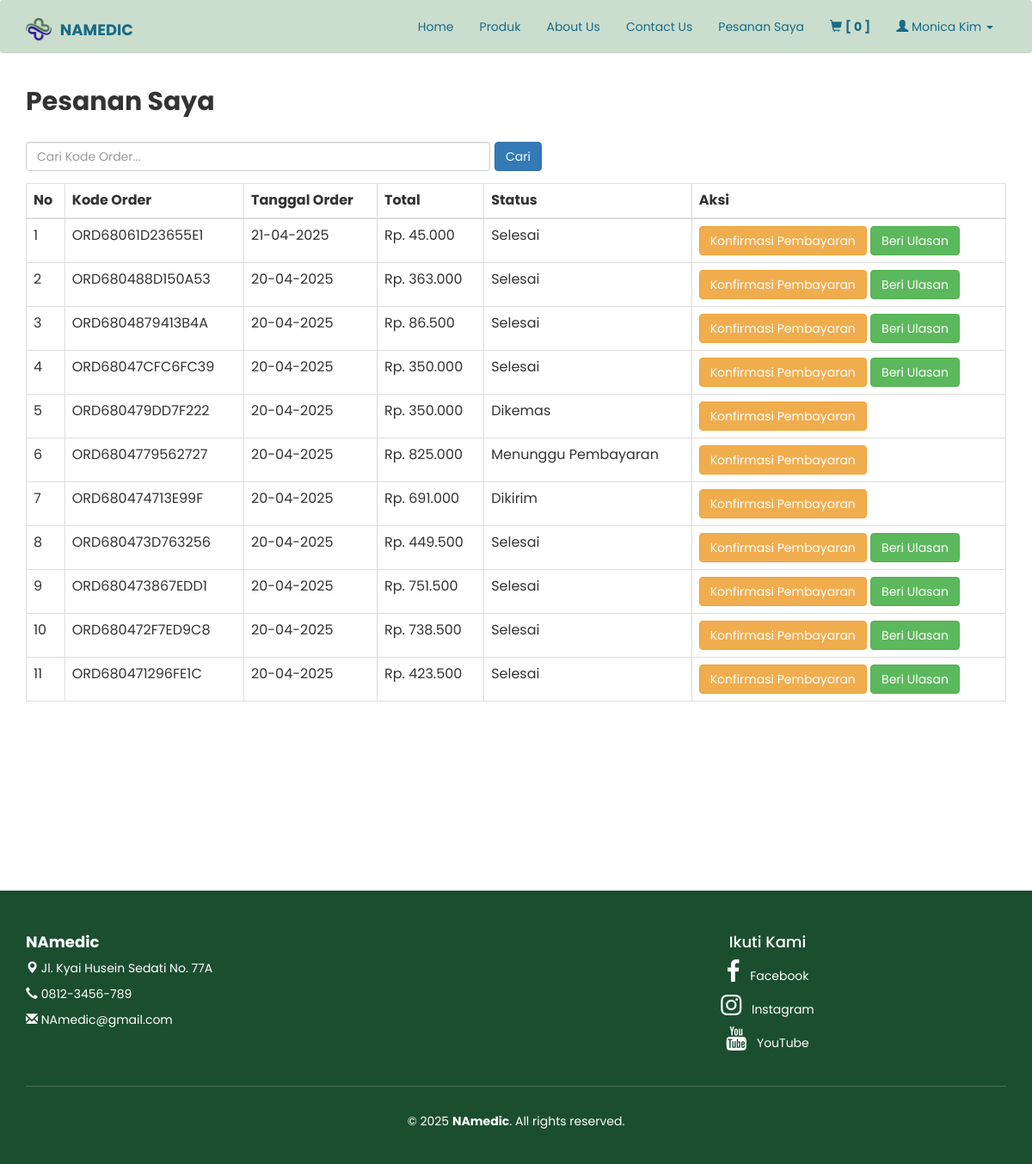
The app's page /pesanan_saya.php (signed in) with its own data.
### tables this page shows
CREATE TABLE `pesanan` (
  `id` int(11) NOT NULL,
  `kode_order` varchar(50) DEFAULT NULL,
  `kode_customer` varchar(50) DEFAULT NULL,
  `pembayaran` enum('COD','BNI') DEFAULT NULL,
  `status_pesanan` enum('Menunggu Pembayaran','Dikemas','Dikirim','Selesai') DEFAULT NULL,
  `tanggal_order` datetime DEFAULT NULL
);

### pesanan_saya.php (the view, shortened to what this page needs)
<head>
</head>
<?php
include 'header.php';
include 'koneksi/koneksi.php';
$kode_cs = $_SESSION['kd_cs'];
if (isset($_GET['search']) && !empty($_GET['search'])) {
    $search = mysqli_real_escape_string($conn, $_GET['search']);
    $query = mysqli_query($conn, "SELECT * FROM pesanan WHERE kode_customer = '$kode_cs' AND kode_order LIKE '%$search%' ORDER BY tanggal_order DESC");
} else {
    $query = mysqli_query($conn, "SELECT * FROM pesanan WHERE kode_customer = '$kode_cs' ORDER BY tanggal_order DESC");
}
?>
<div class="container" style="padding-bottom: 200px">
    <h2 style=" width: 100%; font-family: poppins; padding-bottom: 20px;"><b>Pesanan Saya</b></h2>
    <form method="GET" action="pesanan_saya.php" class="mb-3 d-flex" style="max-width: 600px;">
        <input type="text" name="search" class="form-control" placeholder="Cari Kode Order..." value="<?= isset($_GET['search']) ? htmlspecialchars($_GET['search']) : '' ?>">
        <button class="btn btn-primary ml-2" type="submit">Cari</button>
    </form>
    <table class="table table-bordered">
        <thead>
            <tr>
                <th>No</th>
                <th>Kode Order</th>
                <th>Tanggal Order</th>
                <th>Total</th>
                <th>Status</th>
                <th>Aksi</th>
            </tr>
        </thead>
        <tbody>
            <?php
            $no = 1;
            while ($order_data = mysqli_fetch_assoc($query)) {
                $total = 0;
                $order_details_query = mysqli_query($conn, "SELECT * FROM order_detail WHERE order_id = '{$order_data['id']}'");
                while ($detail = mysqli_fetch_assoc($order_details_query)) {
                    $total += $detail['qty'] * $detail['harga'];
                }
            ?>
            <tr>
                <td><?= $no++; ?></td>
                <td><?= $order_data['kode_order']; ?></td>
                <td><?= date('d-m-Y', strtotime($order_data['tanggal_order'])); ?></td>
                <td>Rp. <?= number_format($total, 0, ',', '.'); ?></td>
                <td><?= $order_data['status_pesanan']; ?></td>
                <td>
                    <a href="konfirmasi_pembayaran.php?kode_order=<?= $order_data['kode_order']; ?>" class="btn btn-warning">Konfirmasi Pembayaran</a>
                    <?php if ($order_data['status_pesanan'] == 'Selesai') { ?>
                        <button class="btn btn-success mt-2" data-toggle="modal" data-target="#ulasanModal-<?= $order_data['id']; ?>">Beri Ulasan</button>
                    <?php } ?>
                </td>
            </tr>
            <?php } ?>
        </tbody>
    </table>
</div>
<?php
include 'footer.php';
?>

### css/style.css (style rules this page uses)
body { margin:0; padding: 0; }

### pesanan_saya.php (style rules this page uses)
body { font-family: poppins; }
.d-flex { display: flex; justify-content: space-between; }
.ml-2 { margin-left: 0.5rem; }

### records on screen
pesanan: kode_order "ORD68061D23655E1", tanggal_order "21-04-2025", total "45.000", status_pesanan "Selesai"
pesanan: kode_order "ORD680488D150A53", tanggal_order "20-04-2025", total "363.000", status_pesanan "Selesai"
pesanan: kode_order "ORD6804879413B4A", tanggal_order "20-04-2025", total "86.500", status_pesanan "Selesai"
pesanan: kode_order "ORD68047CFC6FC39", tanggal_order "20-04-2025", total "350.000", status_pesanan "Selesai"
pesanan: kode_order "ORD680479DD7F222", tanggal_order "20-04-2025", total "350.000", status_pesanan "Dikemas"
pesanan: kode_order "ORD6804779562727", tanggal_order "20-04-2025", total "825.000", status_pesanan "Menunggu Pembayaran"
pesanan: kode_order "ORD680474713E99F", tanggal_order "20-04-2025", total "691.000", status_pesanan "Dikirim"
pesanan: kode_order "ORD680473D763256", tanggal_order "20-04-2025", total "449.500", status_pesanan "Selesai"
pesanan: kode_order "ORD680473867EDD1", tanggal_order "20-04-2025", total "751.500", status_pesanan "Selesai"
pesanan: kode_order "ORD680472F7ED9C8", tanggal_order "20-04-2025", total "738.500", status_pesanan "Selesai"
pesanan: kode_order "ORD680471296FE1C", tanggal_order "20-04-2025", total "423.500", status_pesanan "Selesai"

### other values on screen
$value "0"
$_SESSION['user'] "Monica Kim"
